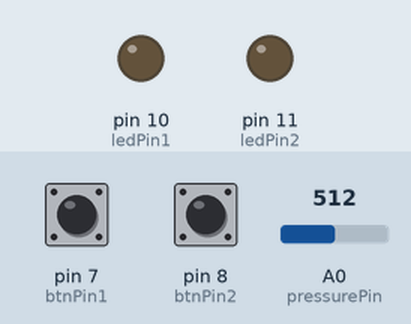
Simulated run of this sketch. Board: Arduino Uno, built with avr-gcc and run on an emulated ATmega328P. On the bench: output pins drawn as LEDs (lit = HIGH). The test bench sets the inputs (shaded band); at power-on: pin 7 (btnPin1) HIGH, pin 8 (btnPin2) HIGH, A0 (pressurePin) = 512.

Above: at 1.3 s.
1.4 s: pin 7 (btnPin1) pulled LOW for 0.65 s
At 1.9 s:
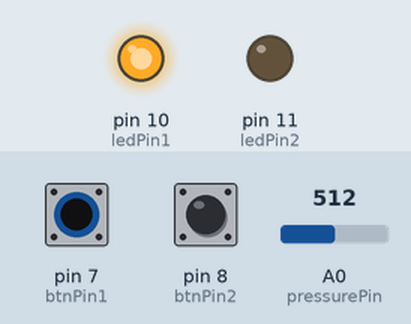
3.5 s: pin 8 (btnPin2) pulled LOW for 0.65 s
At 4.4 s:
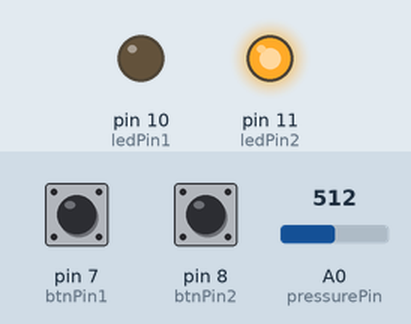
6.1 s: pin 8 (btnPin2) pulled LOW for 3.2 s
At 9.6 s:
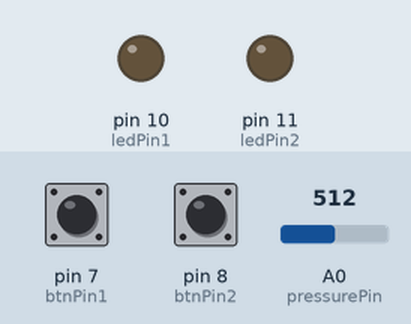
10.8 s: pin 7 (btnPin1) pulled LOW for 3.2 s
At 11.4 s:
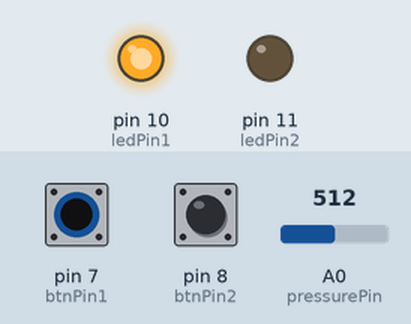
15.9 s: pin 7 (btnPin1) driven LOW and pin 8 (btnPin2) driven LOW
At 17.4 s:
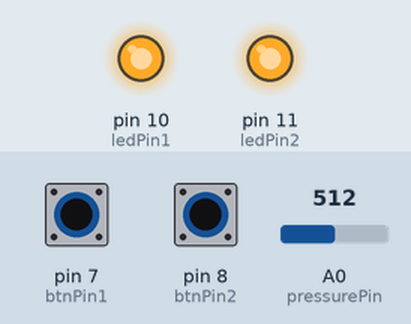
Timing chart, 0 to 18.5 s (numbered marks = the images above; inputs shaded):
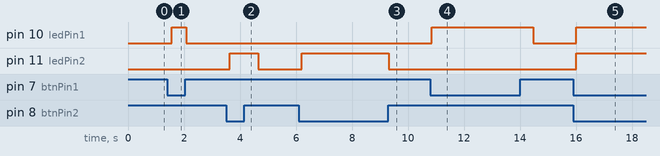

The sketch:

EasyClean.ino
```cpp
#include <SoftwareSerial.h>

// Pin definitions
const int pressurePin = A0;  // Pressure sensor connected to analog pin A0
const int ledPin1 = 10;       // LED indicator 1 connected to pin D10
const int ledPin2 = 11;       // LED indicator 2 connected to pin D11
const int btnPin1 = 7;        // Button 1 connected to pin D7
const int btnPin2 = 8;        // Button 2 connected to pin D8

SoftwareSerial mySerial(0, 1);  // RX, TX for HC-05 Bluetooth module

void setup() {
  // Initialize serial communication
  Serial.begin(9600);
  mySerial.begin(9600);

  // Pin modes
  pinMode(pressurePin, INPUT);
  pinMode(ledPin1, OUTPUT);
  pinMode(ledPin2, OUTPUT);
  pinMode(btnPin1, INPUT_PULLUP);
  pinMode(btnPin2, INPUT_PULLUP);
}

void loop() {
  int pressureValue = analogRead(pressurePin);  // Read pressure sensor value
  String pressureStr = String(pressureValue);   // Convert to string

  // Transmit pressure value via Bluetooth
  mySerial.println("Pressure: " + pressureStr);

  // Check button states
  if (digitalRead(btnPin1) == LOW) {
    digitalWrite(ledPin1, HIGH);  // Turn LED 1 ON
  } else {
    digitalWrite(ledPin1, LOW);   // Turn LED 1 OFF
  }

  if (digitalRead(btnPin2) == LOW) {
    digitalWrite(ledPin2, HIGH);  // Turn LED 2 ON
  } else {
    digitalWrite(ledPin2, LOW);   // Turn LED 2 OFF
  }

  // Delay before next loop iteration
  delay(500);
}
```

Measured:
- after the input at 1.4 s, pin 10 (ledPin1): LOW → HIGH after 0.16 s, → LOW 0.52 s later
- after the input at 3.5 s, pin 11 (ledPin2): LOW → HIGH after 0.13 s, → LOW 1.0 s later
- after the input at 6.1 s, pin 11 (ledPin2): LOW → HIGH after 0.11 s, → LOW 3.1 s later
- after the input at 10.8 s, pin 10 (ledPin1): LOW → HIGH after 0.05 s, → LOW 3.6 s later
- after the input at 15.9 s, pin 10 (ledPin1), pin 11 (ledPin2): LOW → HIGH after 0.11 s
